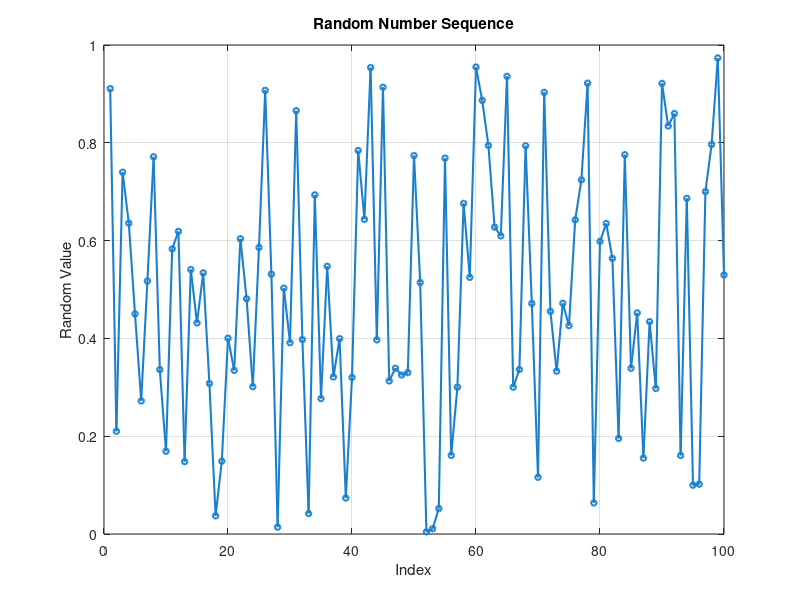

MATLAB code for this plot:
% Parameters
num_points = 100;          % Number of random points
random_sequence = rand(1, num_points);  % Generate a sequence of random numbers

% Plotting
figure;
plot(random_sequence, '-o', 'LineWidth', 1.5, 'MarkerSize', 4, 'Color', [0.1 0.5 0.8]);
xlabel('Index');
ylabel('Random Value');
title('Random Number Sequence');
grid on;
